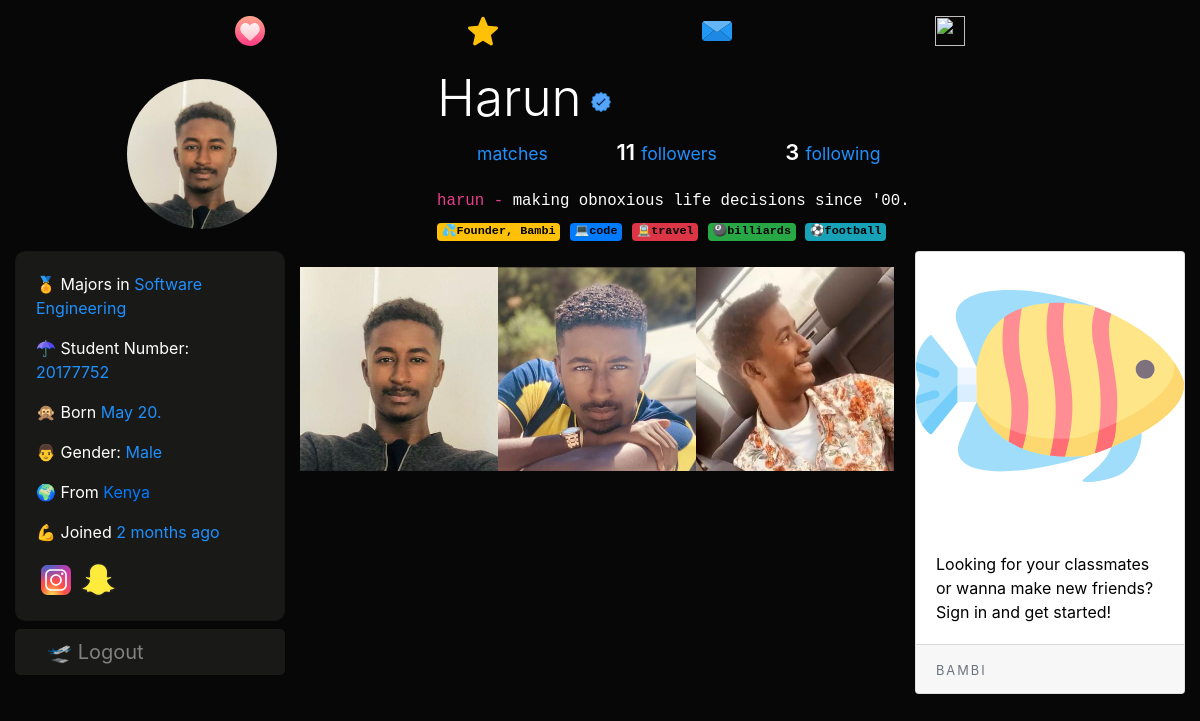
Page /harun on the committed database.
### dating/models.py (models this page shows, shortened)
class User(db.Model, UserMixin):
	id = db.Column(db.Integer, primary_key=True)
	username = db.Column(db.String(20), unique=True, nullable=False)
	email = db.Column(db.String(120), unique=True, nullable=True)
	dp = db.Column(db.String(20), nullable=False, default='default.jpg')
	dp2 = db.Column(db.String(20), nullable=False, default='flip.png')
	dp3 = db.Column(db.String(20), nullable=False, default='plane.png')
	password = db.Column(db.String(60), nullable=False)
	last_seen = db.Column(db.DateTime, default=datetime.utcnow)
	date_joined = db.Column(db.DateTime, nullable=False, default=datetime.utcnow)
	department = db.Column(db.String(20), nullable=False)
	student_number = db.Column(db.Integer(), unique=True, nullable=True)
	age = db.Column(db.DateTime, nullable=False)
	gender = db.Column(db.String(20), nullable=False)
	country = db.Column(db.String(20), default="Cyprus", nullable=True)
	bio = db.Column(db.String(120), nullable=True)
	private = db.Column(db.Boolean, default=False, nullable=False)
	snapchat = db.Column(db.String(20), default="snapchat", nullable=True)
	instagram = db.Column(db.String(20), default="instagram", nullable=True)
	followed = db.relationship(
		'User', secondary=followers,
		primaryjoin=(followers.c.follower_id == id),
		secondaryjoin=(followers.c.followed_id == id),
		backref=db.backref('followers', lazy='dynamic'), lazy='dynamic')
	messages_sent = db.relationship('Message',
									foreign_keys='Message.sender_id',
									backref='author', lazy='dynamic')
	messages_received = db.relationship('Message',
										foreign_keys='Message.recipient_id',
										backref='recipient', lazy='dynamic')
	last_message_read_time = db.Column(db.DateTime)
	def birthday(self):
		if self.age.month == datetime.today().month:
			if self.age.day == datetime.today().day:
				return True

### dating/routes.py (the view, shortened to what this page needs)
@app.route("/<string:username>", methods=['GET', 'POST'])
def user_posts(username):
	username = username.lower()
	user = User.query.filter_by(username=username).first_or_404()
	return render_template('user_posts.html', user=user, title=user.username.title())

### dating/routes.py (called while the page is built)
@app.before_request
def before_request():
	if current_user.is_authenticated:
		current_user.last_seen = datetime.utcnow()
		db.session.commit()

### dating/templates/user_posts.html (shortened to what this page needs)
{% extends "layout.html" %}
{% block content %}
<div class="container-fluid">
  <section style="padding-top: 5px;">
    <div class="profile">
      <div class="profile-image">
        <img src="{{ url_for('static', filename='profile_pics/' + user.dp) }}" alt="" class="profile-thumbnail" style="width:150px;height:150px;">
      </div>
      <div class="profile-user-settings" style="display:flex;">
        <h2 class="profile-user-name">{{user.username.title()}}
          {% if user.username in ["harun" , "bambi"] %}
          <img src="{{ url_for('static', filename='resources/' + 'verified.svg') }}" style="width:20px;height:20px;margin-left: -5px;" title="Verified">
          {% endif %}
        </h2>
      </div>
      <div class="profile-stats">
        <ul>
          <li style="font-size:22px;" {% if user == current_user %} data-toggle="modal" data-target="#mutual" {% endif %}> <small>matches</small></li>
          <li style="font-size: 22px;" {% if user == current_user %} data-toggle="modal" data-target="#followers" {% endif %}><span class="profile-stat-count">{{ user.followers.count() }}</span> <small>followers</small></li>
          <li style="font-size: 22px;" {% if user == current_user %} data-toggle="modal" data-target="#following" {% endif %}><span class="profile-stat-count">{{ user.followed.count() }}</span> <small>following</small></li>
        </ul>
      </div>
      <div class="profile-bio">
        <p class="mb-2" style="font-size:18px;">
            <code>{{user.username}} - </code>
            {% if user.bio %}
            <code style="color:#fff;">{{user.bio | safe}}</code>
            {% else %}
            <code style="color:#fff;">hey there, lets be friends 🤗</code>
            {%endif%}
            <br>
            {% if user.username == 'harun' %}
              <code>
              <a class="badge badge-warning" style="color:#000;">💦Founder, Bambi</a>
              <a class="badge badge-primary" style="color:#000;">💻code</a>
              <a class="badge badge-danger" style="color:#000;">🚊travel</a>
              <a class="badge badge-success" style="color:#000;">🎱billiards</a>
              <a class="badge badge-info" style="color:#000;">⚽football</a>
              </code>
            {% endif %}
        </p>
      </div>
    </div>
</section>
  <div class="row">
    <div class="col-lg-3">
    <div class="card about mb-2" style="color:#fff;background:#191917;border-radius:10px;">
    <div class="card-body">
      <p> 🏅 Majors in <span>{{user.department}}</span></p>
      {% if user.student_number %}
      <p> ☂ Student Number: <span>{{user.student_number}}</span></p>
      {% endif %}
      <p> 🙊 Born
        <span>
          {% if current_user.is_authenticated %}
            {{user.age.strftime('%a, %b %d %Y.')}}
          {% else %}
            {{user.age.strftime(' %b %d. ')}}
          {% endif %}
        </span></p>
      <p> {% if user.gender == 'male' %} 👨 {% else %}👩 {% endif %} Gender: <span>{{user.gender.title()}}</span></p>
      {% if user.country %}
      <p> 🌍 From <a href="https://www.google.com/maps?q={{user.country.title()}}" target="_blank">
      {{user.country.title()}}</a></p>
      {% endif %}
      <p> 💪 Joined <span>{{ moment(user.date_joined).fromNow() }}</span></p>
      {% if user.instagram and user.instagram != "instagram"  %}
        <a href="https://www.instagram.com/{{user.instagram}}"><img src="{{ url_for('static', filename='resources/' + 'instagram.svg') }}" style="width:40px;height:40px;"></a>
      {% endif %}
      {% if user.snapchat and user.snapchat != "snapchat"  %}
        <a href="https://www.snapchat.com/add/{{user.snapchat}}"><img src="{{ url_for('static', filename='resources/' + 'snapchat.svg') }}" style="width:35px;height:35px;"></a>
      {% endif %}
    </div>
  </div>
  <div class="mt-2 mb-2 d-none d-lg-block" style="background:#191917;padding:8px 8px 8px 32px;font-size:20px;display:block;border-radius:5px;">
        <a href="{{ url_for('logout') }}" style="text-decoration:none;color:#818181;"> 🛫 Logout</a>
        </div>
</div>
    <div class="col-lg-6">
      <div class="row mt-3">
        <img src="{{ url_for('static', filename='profile_pics/' + user.dp) }}" alt="default profile" class="profile-thumbnail" style="width:33%;max-height:400px;">
        <img src="{{ url_for('static', filename='profile_pics/' + user.dp2) }}" alt="default profile" class="profile-thumbnail" style="width:33%;max-height:400px;">
        <img src="{{ url_for('static', filename='profile_pics/' + user.dp3) }}" alt="default profile" class="profile-thumbnail" style="width:33%;max-height:400px;">
      </div>
</div>
    <div class="col-lg-3 d-none d-lg-block">
      {% if current_user.is_authenticated %}
      {% with messages = get_flashed_messages(with_categories=true) %}
        {% if messages %}
            {% for category , message in messages %}
              <div class="alert alert-{{ category }} alert-dismissible fade show" role="alert">
                {{message}}
              <button type="button" class="close" data-dismiss="alert" aria-label="Close">
                  <span aria-hidden="true">&times;</span>
              </button>
              </div>
            {% endfor %}
        {% endif %}
      {% endwith %}
      {% if user.birthday() %}
          <div class="alert alert-dark alert-dismissible fade show dark-theme" role="alert">
            <span style="color:#1e90ff;">
              {% if user == current_user %}
                <img src="{{ url_for('static', filename='profile_pics/' + user.dp) }}" style="width:30px;height:30px;border-radius:50%;">
                  Happy Birthday {{user.username.title()}}! <img src="https://image.flaticon.com/icons/svg/2488/2488614.svg" style="width:20px;height:20px;margin-top:-5px;"></span>
                {%  else %}
                <a href="{{url_for('message', recipient=user.username)}}"><img src="{{ url_for('static', filename='profile_pics/' + user.dp) }}" style="width:30px;height:30px;border-radius:50%;">
                Today is {{user.username.title() + "'s"}} birthday! <img src="https://image.flaticon.com/icons/svg/2488/2488614.svg" style="width:20px;height:20px;margin-top:-5px;"></span></a>
                {% endif %}
              <button type="button" class="close" data-dismiss="alert" aria-label="Close">
                <span aria-hidden="true">&times;</span>
              </button>
          </div>
        {% endif %}
      <div class="alert alert-success alert-dismissible fade show dark-theme" role="alert">
        <a href="{{ url_for('discover') }}"  style="color:#fff;text-decoration: none">
      <span style="color:#1e90ff;">🔥 Discover Friends!</span> Swipe left and right on discover to make friends.</a>
        <button type="button" class="close" data-dismiss="alert" aria-label="Close">
          <span aria-hidden="true">&times;</span>
        </button>
      </div>
      <div class="card" style="color:#000;">
      <img class="card-img-top" src="{{ url_for('static', filename='resources/' + 'logo.svg') }}" alt="logo">
      <div class="card-body">
        <h5 class="card-title"><i class="fas fa-ad"></i></h5>
        <p class="card-text">Looking for your classmates or wanna make new friends? Sign in and get started!</p>
      </div>
      <div class="card-footer">
        <small class="text-muted logo">BAMBI</small>
      </div>
    </div>
    {% else %}
    <div class="card" style="color:#000;">
      <img class="card-img-top" src="{{ url_for('static', filename='resources/' + 'logo.svg') }}" alt="logo">
      <div class="card-body">
        <p class="card-text">Looking for your classmates or wanna make new friends? Sign in and get started!</p>
      </div>
      <div class="card-footer">
        <small class="text-muted logo">BAMBI</small>
      </div>
    </div>
    {% endif %}
</div>
      </div>
{% endblock content %}

### dating/static/main.css (style rules this page uses)
body { background:#070707; color:#fff; }
.logo { color: #fff; letter-spacing: 2px; }
small { color: #1e90ff; }

### dating/templates/user_posts.html (style rules this page uses)
*, *::before, *::after { box-sizing: border-box; }
.card-body span { color: #1e90ff; }
ul span { color: #fff; }
.profile::after { content: ""; display: block; clear: both; }
.profile-image { float: left; width: calc(33.333% - 1rem); display: flex; justify-content: center; align-items: center; margin-right: 3rem; }
.profile-image img { border-radius: 50%; margin-top:-10px; }
.profile-user-settings, .profile-stats, .profile-bio { float: left; width: calc(66.666% - 2rem); }
.profile-user-settings { margin-top: 1.1rem; }
.profile-user-name { display: inline-block; font-size: 3.2rem; font-weight: 300; }
.profile-stats { margin-top: 2.3rem; }
.profile-stats li { display: inline-block; font-size: 1.6rem; line-height: 1.5; margin-right: 4rem; cursor: pointer; }
.profile-stats li:last-of-type { margin-right: 0; }
.profile-bio { font-size: 1.6rem; font-weight: 400; line-height: 1.5; margin-top: 2.3rem; }
.profile-real-name, .profile-stat-count, .profile-edit-btn { font-weight: 600; }

### rows in the picture
User: dp (picture), username "Harun", username "harun", bio "making obnoxious life decisions since '00.", department "Software Engineering", student_number "20177752", age "May 20.", gender "Male", country "Kenya", date_joined "2 months ago", dp2 (picture), dp3 (picture)

### other values in the picture
{{ user.followers.count() }} "11"
{{ user.followed.count() }} "3"
